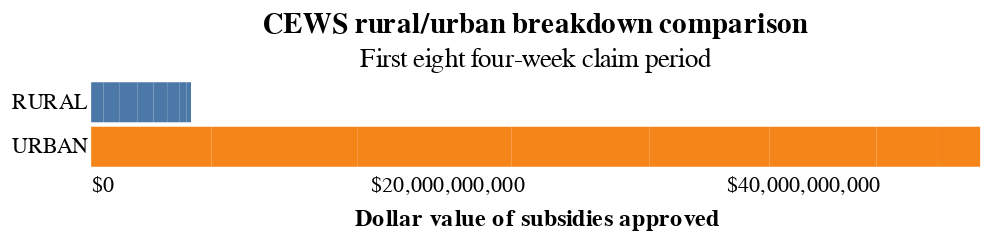

Source (notebook cell):
### Code cell
alt.Chart(cews.query("GeoAggregation == 'urban/rural by country' and IndustryAggregation == 'All industries'")).mark_bar().encode(
    y=alt.Y('GeographicClassification:N', title=None),
    x=alt.X('Subsidy', type='quantitative', title='Dollar value of subsidies approved',
            axis=alt.Axis(format='$,f')),
    color=alt.Color('GeographicClassification:N', legend=None),
    ).properties(title={'text': 'CEWS rural/urban breakdown comparison', 'subtitle': 'First eight four-week claim period'}
                ).configure_axis(domain=False, grid=False, ticks=False
                                ).configure_view(stroke="transparent")

### Figure 1 — Vega-Lite specification as saved in the notebook (floating-point values rounded to 4 significant figures)
{"config": {"view": {"continuousWidth": 400, "continuousHeight": 300, "stroke": "transparent"}, "axis": {"domain": false, "grid": false, "ticks": false}}, "data": {"name": "data-9d1564bbe1cffca3437191f153182e69"}, "mark": "bar", "encoding": {"color": {"type": "nominal", "field": "GeographicClassification", "legend": null}, "x": {"type": "quantitative", "axis": {"format": "$,f"}, "field": "Subsidy", "title": "Dollar value of subsidies approved"}, "y": {"type": "nominal", "field": "GeographicClassification", "title": null}}, "title": {"text": "CEWS rural/urban breakdown comparison", "subtitle": "First eight four-week claim period"}, "$schema": "https://vega.github.io/schema/vega-lite/v4.8.1.json", "datasets": {"data-9d1564bbe1cffca3437191f153182e69": [{"Period": "2020-03-15T00:00:00", "RegionCode": "rural", "Region": "Canada", "GeographicClassification": "RURAL", "CensusLevel": "Not applicable", "IndustryCode": "TOTAL", "Industry": "All Industries", "BusinessLocations": 36140.0, "Subsidy": 688700000.0, "SupportedEmployees": 326700.0, "RehiredEmployees": 3380.0, "GeoAggregation": "urban/rural by country", "IndustryAggregation": "All industries", "ProvinceCode": null, "Province": null, "TotalEmployees": null}, {"Period": "2020-03-15T00:00:00", "RegionCode": "urban", "Region": "Canada", "GeographicClassification": "URBAN", "CensusLevel": "Not applicable", "IndustryCode": "TOTAL", "Industry": "All Industries", "BusinessLocations": 257900.0, "Subsidy": 6771000000.0, "SupportedEmployees": 3163000.0, "RehiredEmployees": 27140.0, "GeoAggregation": "urban/rural by country", "IndustryAggregation": "All industries", "ProvinceCode": null, "Province": null, "TotalEmployees": null}, {"Period": "2020-04-12T00:00:00", "RegionCode": "rural", "Region": "Canada", "GeographicClassification": "RURAL", "CensusLevel": "Not applicable", "IndustryCode": "TOTAL", "Industry": "All Industries", "BusinessLocations": 43440.0, "Subsidy": 890200000.0, "SupportedEmployees": 382800.0, "RehiredEmployees": 4350.0, "GeoAggregation": "urban/rural by country", "IndustryAggregation": "All industries", "ProvinceCode": null, "Province": null, "TotalEmployees": null}, {"Period": "2020-04-12T00:00:00", "RegionCode": "urban", "Region": "Canada", "GeographicClassification": "URBAN", "CensusLevel": "Not applicable", "IndustryCode": "TOTAL", "Industry": "All Industries", "BusinessLocations": 293200.0, "Subsidy": 8221000000.0, "SupportedEmployees": 3361000.0, "RehiredEmployees": 34600.0, "GeoAggregation": "urban/rural by country", "IndustryAggregation": "All industries", "ProvinceCode": null, "Province": null, "TotalEmployees": null}, {"Period": "2020-05-10T00:00:00", "RegionCode": "rural", "Region": "Canada", "GeographicClassification": "RURAL", "CensusLevel": "Not applicable", "IndustryCode": "TOTAL", "Industry": "All Industries", "BusinessLocations": 43910.0, "Subsidy": 1016000000.0, "SupportedEmployees": 432700.0, "RehiredEmployees": 5340.0, "GeoAggregation": "urban/rural by country", "IndustryAggregation": "All industries", "ProvinceCode": null, "Province": null, "TotalEmployees": null}, {"Period": "2020-05-10T00:00:00", "RegionCode": "urban", "Region": "Canada", "GeographicClassification": "URBAN", "CensusLevel": "Not applicable", "IndustryCode": "TOTAL", "Industry": "All Industries", "BusinessLocations": 288000.0, "Subsidy": 8631000000.0, "SupportedEmployees": 3578000.0, "RehiredEmployees": 39080.0, "GeoAggregation": "urban/rural by country", "IndustryAggregation": "All industries", "ProvinceCode": null, "Province": null, "TotalEmployees": null}, {"Period": "2020-06-07T00:00:00", "RegionCode": "rural", "Region": "Canada", "GeographicClassification": "RURAL", "CensusLevel": "Not applicable", "IndustryCode": "TOTAL", "Industry": "All Industries", "BusinessLocations": 37720.0, "Subsidy": 909600000.0, "SupportedEmployees": 395100.0, "RehiredEmployees": 3980.0, "GeoAggregation": "urban/rural by country", "IndustryAggregation": "All industries", "ProvinceCode": null, "Province": null, "TotalEmployees": null}, {"Period": "2020-06-07T00:00:00", "RegionCode": "urban", "Region": "Canada", "GeographicClassification": "URBAN", "CensusLevel": "Not applicable", "IndustryCode": "TOTAL", "Industry": "All Industries", "BusinessLocations": 253800.0, "Subsidy": 7786000000.0, "SupportedEmployees": 3441000.0, "RehiredEmployees": 32480.0, "GeoAggregation": "urban/rural by country", "IndustryAggregation": "All industries", "ProvinceCode": null, "Province": null, "TotalEmployees": null}, {"Period": "2020-07-05T00:00:00", "RegionCode": "rural", "Region": "Canada", "GeographicClassification": "RURAL", "CensusLevel": "Not applicable", "IndustryCode": "TOTAL", "Industry": "All Industries", "BusinessLocations": 37180.0, "Subsidy": 771100000.0, "SupportedEmployees": 459000.0, "RehiredEmployees": 2635.0, "GeoAggregation": "urban/rural by country", "IndustryAggregation": "All industries", "ProvinceCode": null, "Province": null, "TotalEmployees": null}, {"Period": "2020-07-05T00:00:00", "RegionCode": "urban", "Region": "Canada", "GeographicClassification": "URBAN", "CensusLevel": "Not applicable", "IndustryCode": "TOTAL", "Industry": "All Industries", "BusinessLocations": 251800.0, "Subsidy": 6724000000.0, "SupportedEmployees": 3864000.0, "RehiredEmployees": 23220.0, "GeoAggregation": "urban/rural by country", "IndustryAggregation": "All industries", "ProvinceCode": null, "Province": null, "TotalEmployees": null}, {"Period": "2020-08-02T00:00:00", "RegionCode": "rural", "Region": "Canada", "GeographicClassification": "RURAL", "CensusLevel": "Not applicable", "IndustryCode": "TOTAL", "Industry": "All Industries", "BusinessLocations": 34480.0, "Subsidy": 704700000.0, "SupportedEmployees": 442100.0, "RehiredEmployees": 1880.0, "GeoAggregation": "urban/rural by country", "IndustryAggregation": "All industries", "ProvinceCode": null, "Province": null, "TotalEmployees": null}, {"Period": "2020-08-02T00:00:00", "RegionCode": "urban", "Region": "Canada", "GeographicClassification": "URBAN", "CensusLevel": "Not applicable", "IndustryCode": "TOTAL", "Industry": "All Industries", "BusinessLocations": 238100.0, "Subsidy": 6020000000.0, "SupportedEmployees": 3721000.0, "RehiredEmployees": 17630.0, "GeoAggregation": "urban/rural by country", "IndustryAggregation": "All industries", "ProvinceCode": null, "Province": null, "TotalEmployees": null}, {"Period": "2020-08-30T00:00:00", "RegionCode": "rural", "Region": "Canada", "GeographicClassification": "RURAL", "CensusLevel": "Not applicable", "IndustryCode": "TOTAL", "Industry": "All Industries", "BusinessLocations": 29670.0, "Subsidy": 388700000.0, "SupportedEmployees": 374900.0, "RehiredEmployees": 1545.0, "GeoAggregation": "urban/rural by country", "IndustryAggregation": "All industries", "ProvinceCode": null, "Province": null, "TotalEmployees": null}, {"Period": "2020-08-30T00:00:00", "RegionCode": "urban", "Region": "Canada", "GeographicClassification": "URBAN", "CensusLevel": "Not applicable", "IndustryCode": "TOTAL", "Industry": "All Industries", "BusinessLocations": 211000.0, "Subsidy": 3462000000.0, "SupportedEmployees": 3394000.0, "RehiredEmployees": 14800.0, "GeoAggregation": "urban/rural by country", "IndustryAggregation": "All industries", "ProvinceCode": null, "Province": null, "TotalEmployees": null}, {"Period": "2020-09-27T00:00:00", "RegionCode": "rural", "Region": "Canada", "GeographicClassification": "RURAL", "CensusLevel": "Not applicable", "IndustryCode": "TOTAL", "Industry": "All Industries", "BusinessLocations": 23420.0, "Subsidy": 245800000.0, "SupportedEmployees": 292600.0, "RehiredEmployees": 1285.0, "GeoAggregation": "urban/rural by country", "IndustryAggregation": "All industries", "ProvinceCode": null, "Province": null, "TotalEmployees": null}, {"Period": "2020-09-27T00:00:00", "RegionCode": "urban", "Region": "Canada", "GeographicClassification": "URBAN", "CensusLevel": "Not applicable", "IndustryCode": "TOTAL", "Industry": "All Industries", "BusinessLocations": 178900.0, "Subsidy": 2373000000.0, "SupportedEmployees": 2862000.0, "RehiredEmployees": 11340.0, "GeoAggregation": "urban/rural by country", "IndustryAggregation": "All industries", "ProvinceCode": null, "Province": null, "TotalEmployees": null}]}}
